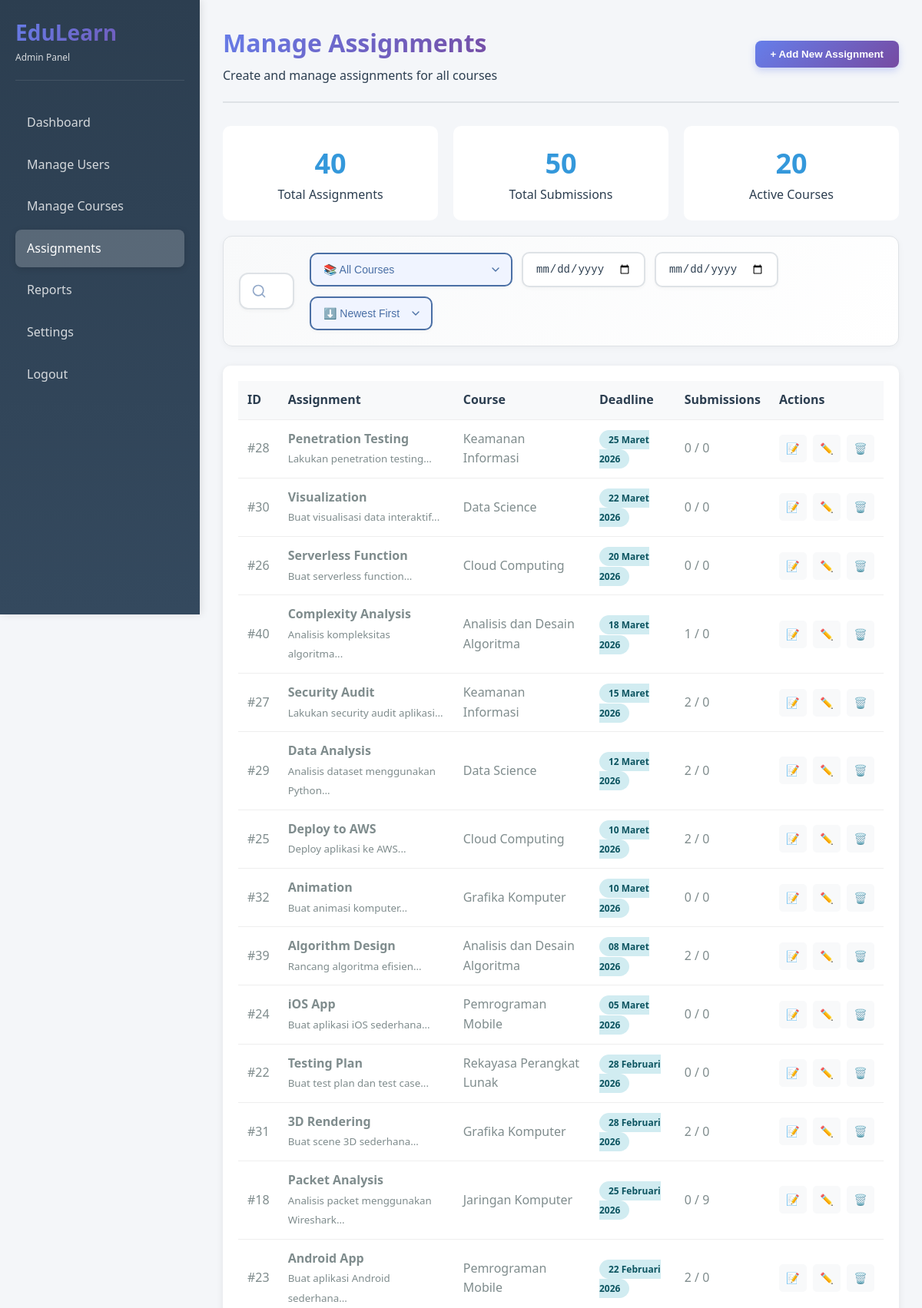
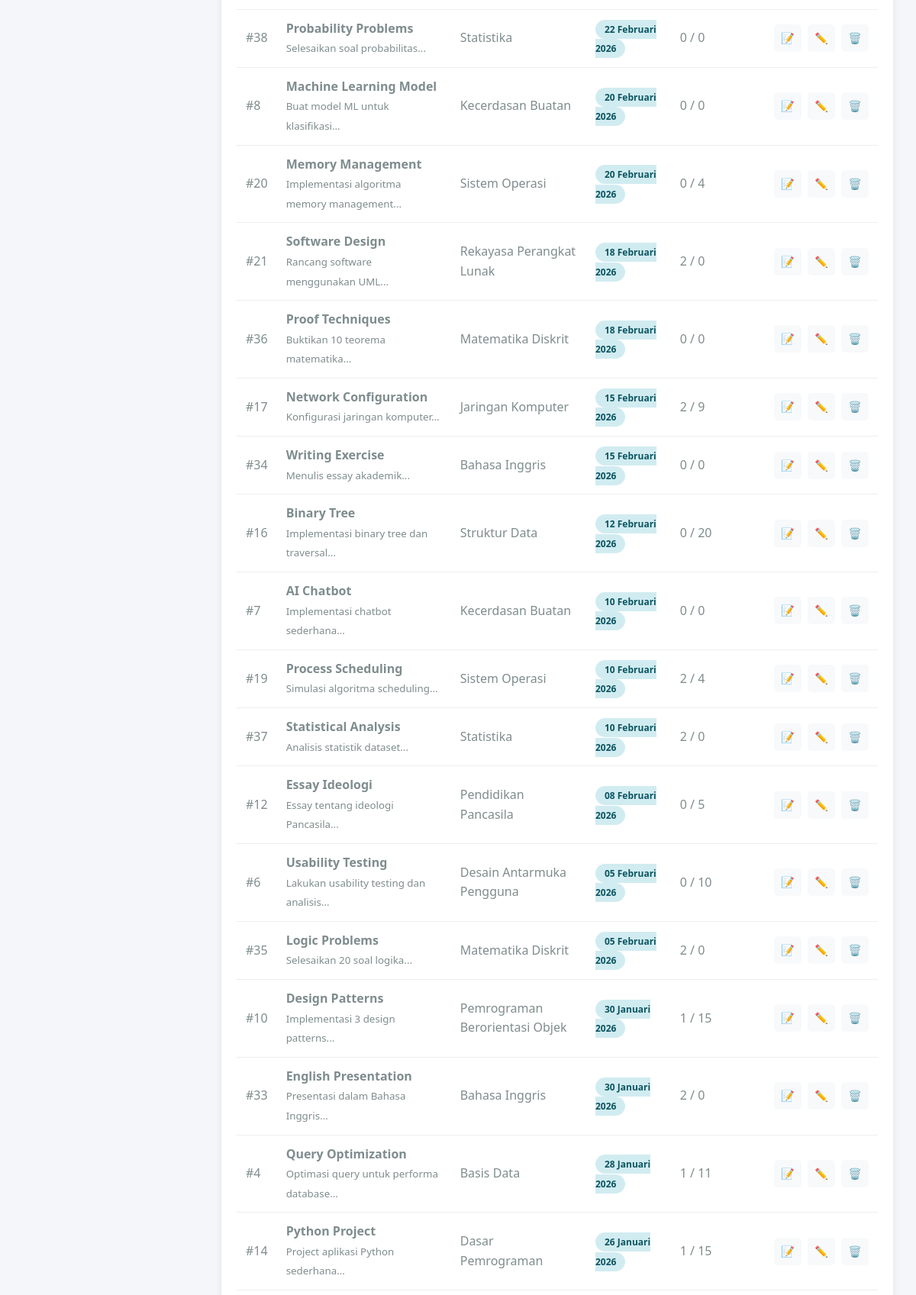
The app's page /admin/assignments.php (signed in, upper part) with its own data (2 pictures, top to bottom).
### tables this page shows
CREATE TABLE tugas (
    tugas_id INT AUTO_INCREMENT PRIMARY KEY,
    mk_id INT NOT NULL,
    judul VARCHAR(200) NOT NULL,
    deskripsi TEXT,
    deadline DATETIME NOT NULL,
    max_score INT DEFAULT 100,
    created_at TIMESTAMP DEFAULT CURRENT_TIMESTAMP,
    updated_at TIMESTAMP DEFAULT CURRENT_TIMESTAMP ON UPDATE CURRENT_TIMESTAMP,
    FOREIGN KEY (mk_id) REFERENCES mata_kuliah(mk_id) ON DELETE CASCADE,
    INDEX idx_deadline (deadline),
    INDEX idx_mk (mk_id)
);

CREATE TABLE mata_kuliah (
    mk_id INT AUTO_INCREMENT PRIMARY KEY,
    kode_mk VARCHAR(20) UNIQUE NOT NULL,
    nama_mk VARCHAR(100) NOT NULL,
    deskripsi TEXT,
    sks INT NOT NULL,
    semester INT NOT NULL,
    dosen_id INT,
    status ENUM('aktif', 'draft', 'arsip') DEFAULT 'aktif',
    created_at TIMESTAMP DEFAULT CURRENT_TIMESTAMP,
    updated_at TIMESTAMP DEFAULT CURRENT_TIMESTAMP ON UPDATE CURRENT_TIMESTAMP,
    FOREIGN KEY (dosen_id) REFERENCES dosen(dosen_id) ON DELETE SET NULL,
    INDEX idx_semester (semester),
    INDEX idx_status (status)
);

### includes/functions.php (called while the page is built, shortened)
<?php
function escape_html($string) {
    return htmlspecialchars($string, ENT_QUOTES, 'UTF-8');
}
function format_date($date, $withTime = false) {
    $timestamp = strtotime($date);
    $months = [
        1 => 'Januari', 'Februari', 'Maret', 'April', 'Mei', 'Juni',
        'Juli', 'Agustus', 'September', 'Oktober', 'November', 'Desember'
    ];
    $day = date('d', $timestamp);
    $month = $months[(int)date('n', $timestamp)];
    $year = date('Y', $timestamp);
    $formatted = "$day $month $year";
    return $formatted;
}

### admin/assignments.php (the view, shortened to what this page needs)
<?php
require_once '../includes/functions.php';
$db = getDB();
$searchQuery = isset($_GET['search']) ? sanitize_input($_GET['search']) : '';
$sortOrder = isset($_GET['sort']) && in_array($_GET['sort'], ['asc', 'desc']) ? $_GET['sort'] : 'desc';
$dateFrom = isset($_GET['date_from']) ? sanitize_input($_GET['date_from']) : '';
$dateTo = isset($_GET['date_to']) ? sanitize_input($_GET['date_to']) : '';
$sql = "SELECT
        t.*,
        mk.nama_mk,
        mk.kode_mk,
        (SELECT COUNT(*) FROM enrollments WHERE mk_id = t.mk_id) as total_students,
        (SELECT COUNT(*) FROM submissions WHERE tugas_id = t.tugas_id) as total_submissions
    FROM tugas t
    INNER JOIN mata_kuliah mk ON t.mk_id = mk.mk_id
    WHERE 1=1";
$params = [];
$sql .= " ORDER BY t.deadline " . strtoupper($sortOrder);
$stmt = $db->prepare($sql);
$stmt->execute($params);
$assignments = $stmt->fetchAll();
$coursesStmt = $db->query("SELECT mk_id, nama_mk, kode_mk FROM mata_kuliah WHERE status = 'aktif' ORDER BY nama_mk");
$courses = $coursesStmt->fetchAll();
$total_assignments = count($assignments);
$total_submissions = array_sum(array_column($assignments, 'total_submissions'));
?>
<!DOCTYPE html>
<html lang="id">
<head>
    <link rel="stylesheet" href="../assets/css/base.css">
    <link rel="stylesheet" href="../assets/css/adminindex.css">
</head>
<body>
<div class="app-container">
    <aside class="sidebar admin-sidebar">
        <div class="sidebar-header">
            <h1>EduLearn</h1>
            <p style="font-size: 12px; opacity: 0.8;">Admin Panel</p>
        </div>
        <ul class="sidebar-nav">
            <li><a href="dashboard.php">Dashboard</a></li>
            <li><a href="users.php">Manage Users</a></li>
            <li><a href="courses.php">Manage Courses</a></li>
            <li class="active"><a href="assignments.php">Assignments</a></li>
            <li><a href="reports.php">Reports</a></li>
            <li><a href="settings.php">Settings</a></li>
            <li><a href="../auth/logout.php">Logout</a></li>
        </ul>
    </aside>
    <main class="main-content">
        <div class="admin-header">
            <div class="admin-title">
                <h1>Manage Assignments</h1>
                <p>Create and manage assignments for all courses</p>
            </div>
            <div class="admin-actions">
                <button class="btn btn-primary" onclick="showAddModal()">+ Add New Assignment</button>
            </div>
        </div>
        <div class="stats-overview">
            <div class="stat-box">
                <div class="stat-number"><?= $total_assignments ?></div>
                <div>Total Assignments</div>
            </div>
            <div class="stat-box">
                <div class="stat-number"><?= $total_submissions ?></div>
                <div>Total Submissions</div>
            </div>
            <div class="stat-box">
                <div class="stat-number"><?= count($courses) ?></div>
                <div>Active Courses</div>
            </div>
        </div>
        <div class="admin-search-filter">
            <div class="search-box">
                <form method="GET">
                    <input type="text" name="search" placeholder="Search assignments by title..." value="<?= escape_html($searchQuery) ?>" class="admin-search-input">
                </form>
            </div>
            <div class="filter-options">
                <select class="admin-filter-select" onchange="this.form.submit()" form="filterForm">
                    <option value="">📚 All Courses</option>
                </select>
                <input type="date" name="date_from" value="<?= escape_html($dateFrom) ?>"
                       class="admin-date-input" placeholder="From Date"
                       onchange="document.getElementById('filterForm').submit()">
                <input type="date" name="date_to" value="<?= escape_html($dateTo) ?>"
                       class="admin-date-input" placeholder="To Date"
                       onchange="document.getElementById('filterForm').submit()">
                <select class="admin-filter-select" onchange="this.form.submit()" form="filterForm">
                    <option value="desc" <?= $sortOrder === 'desc' ? 'selected' : '' ?>>⬇️ Newest First</option>
                </select>
            </div>
        </div>
        <div class="admin-table-container">
            <table class="admin-table">
                <thead>
                    <tr>
                        <th>ID</th>
                        <th>Assignment</th>
                        <th>Course</th>
                        <th>Deadline</th>
                        <th>Submissions</th>
                        <th>Actions</th>
                    </tr>
                </thead>
                <tbody>
                    <?php foreach ($assignments as $assignment): ?>
                        <?php
                        $deadline = strtotime($assignment['deadline']);
                        $days_diff = floor(($deadline - time()) / 86400);
                        if ($days_diff < 0) {
                            $badge_class = 'deadline-past';
                            $badge_text = 'Passed';
                        } elseif ($days_diff <= 3) {
                            $badge_class = 'deadline-upcoming';
                            $badge_text = $days_diff . ' days';
                        } else {
                            $badge_class = 'deadline-future';
                            $badge_text = format_date($assignment['deadline']);
                        }
                        ?>
                    <tr>
                        <td>#<?= $assignment['tugas_id'] ?></td>
                        <td>
                            <strong><?= escape_html($assignment['judul']) ?></strong>
                            <?php if ($assignment['deskripsi']): ?>
                            <br><small><?= escape_html(substr($assignment['deskripsi'], 0, 60)) ?>...</small>
                            <?php endif; ?>
                        </td>
                        <td><?= escape_html($assignment['nama_mk']) ?></td>
                        <td><span class="deadline-badge <?= $badge_class ?>"><?= $badge_text ?></span></td>
                        <td><?= $assignment['total_submissions'] ?> / <?= $assignment['total_students'] ?></td>
                        <td>
                            <div class="action-buttons">
                                <button class="btn-icon" onclick="viewSubmissions(<?= $assignment['tugas_id'] ?>)" title="View Submissions">📝</button>
                                <button class="btn-icon" onclick='editAssignment(<?= json_encode($assignment) ?>)' title="Edit">✏️</button>
                                <button class="btn-icon" onclick="deleteAssignment(<?= $assignment['tugas_id'] ?>, '<?= escape_html($assignment['judul']) ?>')" style="color:#dc3545" title="Delete">🗑️</button>
                            </div>
                        </td>
                    </tr>
                    <?php endforeach; ?>
                </tbody>
            </table>
        </div>
    </main>
</div>
</body>
</html>

### assets/css/base.css (style rules this page uses)
:root { --primary-color: #3498db; --secondary-color: #2ecc71; --danger-color: #e74c3c; --warning-color: #f39c12; --dark-bg: #2c3e50; --body-bg: #f4f6f9; --card-bg: #ffffff; --border-color: #dee2e6; --text-primary: #2c3e50; --text-secondary: #7f8c8d; --primary-gradient: linear-gradient(135deg, #667eea 0%, #764ba2 100%); --shadow: 0 2px 10px rgba(0, 0, 0, 0.08); --shadow-hover: 0 5px 20px rgba(0, 0, 0, 0.12); --border-radius: 10px; --color-web: #3498db; --color-database: #2ecc71; --color-design: #e74c3c; --color-ai: #9b59b6; --color-pbo: #f39c12; --color-pancasila: #34495e; --color-dp: #1abc9c; }
* { margin: 0; padding: 0; box-sizing: border-box; }
body { font-family: 'Segoe UI', Tahoma, Geneva, Verdana, sans-serif; background-color: var(--body-bg); color: var(--text-primary); line-height: 1.6; }
.app-container { display: flex; min-height: 100vh; }
.sidebar { width: 260px; background: linear-gradient(180deg, #4A6FA5 0%, #6B93C5 100%); color: white; padding: 20px; position: fixed; height: 100vh; overflow-y: auto; box-shadow: 2px 0 10px rgba(0, 0, 0, 0.1); }
.sidebar-header { margin-bottom: 30px; padding-bottom: 20px; border-bottom: 1px solid rgba(255, 255, 255, 0.1); }
.sidebar-header h1 { font-size: 28px; font-weight: 700; background: linear-gradient(135deg, #667eea 0%, #764ba2 100%); -webkit-background-clip: text; -webkit-text-fill-color: transparent; background-clip: text; }
.sidebar-nav { list-style: none; }
.sidebar-nav li { margin-bottom: 5px; }
.sidebar-nav a { display: block; padding: 12px 15px; color: rgba(255, 255, 255, 0.8); text-decoration: none; border-radius: 8px; transition: all 0.3s ease; font-weight: 500; }
.sidebar-nav li.active a { background: rgba(255, 255, 255, 0.2); color: white; box-shadow: 0 2px 8px rgba(0, 0, 0, 0.15); }
.main-content { margin-left: 260px; flex: 1; padding: 30px; min-height: 100vh; }
.btn { padding: 10px 20px; border: none; border-radius: 8px; font-weight: 600; cursor: pointer; transition: all 0.3s ease; text-decoration: none; display: inline-block; }
.btn-primary { background: linear-gradient(135deg, #667eea 0%, #764ba2 100%); color: white; box-shadow: 0 4px 10px rgba(102, 126, 234, 0.3); }

### admin/assignments.php (style rules this page uses)
.admin-table-container { background: white; border-radius: 10px; padding: 20px; margin-top: 20px; }
.admin-table { width: 100%; border-collapse: collapse; }
.admin-table th, .admin-table td { padding: 12px; text-align: left; border-bottom: 1px solid #eee; }
.admin-table th { background: #f8f9fa; font-weight: 600; }
.action-buttons { display: flex; gap: 8px; }
.btn-icon { padding: 6px 10px; border: none; border-radius: 5px; cursor: pointer; background: #f8f9fa; font-size: 14px; }
.stats-overview { display: grid; grid-template-columns: repeat(3, 1fr); gap: 20px; margin: 20px 0; }
.stat-box { background: white; padding: 20px; border-radius: 10px; text-align: center; }
.stat-number { font-size: 36px; font-weight: bold; color: #3498db; }
.deadline-badge { padding: 4px 12px; border-radius: 15px; font-size: 12px; font-weight: 600; }
.deadline-future { background: #d1ecf1; color: #0c5460; }

### records on screen
tugas: tugas_id "28", judul "Penetration Testing", deskripsi "Lakukan penetration testing", mk.nama_mk "Keamanan Informasi", deadline "25 Maret 2026", total_submissions "0", total_students "0"
tugas: tugas_id "30", judul "Visualization", deskripsi "Buat visualisasi data interaktif", mk.nama_mk "Data Science", deadline "22 Maret 2026", total_submissions "0", total_students "0"
tugas: tugas_id "26", judul "Serverless Function", deskripsi "Buat serverless function", mk.nama_mk "Cloud Computing", deadline "20 Maret 2026", total_submissions "0", total_students "0"
tugas: tugas_id "40", judul "Complexity Analysis", deskripsi "Analisis kompleksitas algoritma", mk.nama_mk "Analisis dan Desain Algoritma", deadline "18 Maret 2026", total_submissions "1", total_students "0"
tugas: tugas_id "27", judul "Security Audit", deskripsi "Lakukan security audit aplikasi", mk.nama_mk "Keamanan Informasi", deadline "15 Maret 2026", total_submissions "2", total_students "0"
tugas: tugas_id "29", judul "Data Analysis", deskripsi "Analisis dataset menggunakan Python", mk.nama_mk "Data Science", deadline "12 Maret 2026", total_submissions "2", total_students "0"
tugas: tugas_id "25", judul "Deploy to AWS", deskripsi "Deploy aplikasi ke AWS", mk.nama_mk "Cloud Computing", deadline "10 Maret 2026", total_submissions "2", total_students "0"
tugas: tugas_id "32", judul "Animation", deskripsi "Buat animasi komputer", mk.nama_mk "Grafika Komputer", deadline "10 Maret 2026", total_submissions "0", total_students "0"
tugas: tugas_id "39", judul "Algorithm Design", deskripsi "Rancang algoritma efisien", mk.nama_mk "Analisis dan Desain Algoritma", deadline "08 Maret 2026", total_submissions "2", total_students "0"
tugas: tugas_id "24", judul "iOS App", deskripsi "Buat aplikasi iOS sederhana", mk.nama_mk "Pemrograman Mobile", deadline "05 Maret 2026", total_submissions "0", total_students "0"
tugas: tugas_id "22", judul "Testing Plan", deskripsi "Buat test plan dan test case", mk.nama_mk "Rekayasa Perangkat Lunak", deadline "28 Februari 2026", total_submissions "0", total_students "0"
tugas: tugas_id "31", judul "3D Rendering", deskripsi "Buat scene 3D sederhana", mk.nama_mk "Grafika Komputer", deadline "28 Februari 2026", total_submissions "2", total_students "0"
tugas: tugas_id "18", judul "Packet Analysis", deskripsi "Analisis packet menggunakan Wireshark", mk.nama_mk "Jaringan Komputer", deadline "25 Februari 2026", total_submissions "0", total_students "9"
tugas: tugas_id "23", judul "Android App", deskripsi "Buat aplikasi Android sederhana", mk.nama_mk "Pemrograman Mobile", deadline "22 Februari 2026", total_submissions "2", total_students "0"
tugas: tugas_id "38", judul "Probability Problems", deskripsi "Selesaikan soal probabilitas", mk.nama_mk "Statistika", deadline "22 Februari 2026", total_submissions "0", total_students "0"
tugas: tugas_id "8", judul "Machine Learning Model", deskripsi "Buat model ML untuk klasifikasi", mk.nama_mk "Kecerdasan Buatan", deadline "20 Februari 2026", total_submissions "0", total_students "0"
tugas: tugas_id "20", judul "Memory Management", deskripsi "Implementasi algoritma memory management", mk.nama_mk "Sistem Operasi", deadline "20 Februari 2026", total_submissions "0", total_students "4"
tugas: tugas_id "21", judul "Software Design", deskripsi "Rancang software menggunakan UML", mk.nama_mk "Rekayasa Perangkat Lunak", deadline "18 Februari 2026", total_submissions "2", total_students "0"
tugas: tugas_id "36", judul "Proof Techniques", deskripsi "Buktikan 10 teorema matematika", mk.nama_mk "Matematika Diskrit", deadline "18 Februari 2026", total_submissions "0", total_students "0"
tugas: tugas_id "17", judul "Network Configuration", deskripsi "Konfigurasi jaringan komputer", mk.nama_mk "Jaringan Komputer", deadline "15 Februari 2026", total_submissions "2", total_students "9"
tugas: tugas_id "34", judul "Writing Exercise", deskripsi "Menulis essay akademik", mk.nama_mk "Bahasa Inggris", deadline "15 Februari 2026", total_submissions "0", total_students "0"
tugas: tugas_id "16", judul "Binary Tree", deskripsi "Implementasi binary tree dan traversal", mk.nama_mk "Struktur Data", deadline "12 Februari 2026", total_submissions "0", total_students "20"
tugas: tugas_id "7", judul "AI Chatbot", deskripsi "Implementasi chatbot sederhana", mk.nama_mk "Kecerdasan Buatan", deadline "10 Februari 2026", total_submissions "0", total_students "0"
tugas: tugas_id "19", judul "Process Scheduling", deskripsi "Simulasi algoritma scheduling", mk.nama_mk "Sistem Operasi", deadline "10 Februari 2026", total_submissions "2", total_students "4"
tugas: tugas_id "37", judul "Statistical Analysis", deskripsi "Analisis statistik dataset", mk.nama_mk "Statistika", deadline "10 Februari 2026", total_submissions "2", total_students "0"
tugas: tugas_id "12", judul "Essay Ideologi", deskripsi "Essay tentang ideologi Pancasila", mk.nama_mk "Pendidikan Pancasila", deadline "08 Februari 2026", total_submissions "0", total_students "5"
tugas: tugas_id "6", judul "Usability Testing", deskripsi "Lakukan usability testing dan analisis", mk.nama_mk "Desain Antarmuka Pengguna", deadline "05 Februari 2026", total_submissions "0", total_students "10"
tugas: tugas_id "35", judul "Logic Problems", deskripsi "Selesaikan 20 soal logika", mk.nama_mk "Matematika Diskrit", deadline "05 Februari 2026", total_submissions "2", total_students "0"
tugas: tugas_id "10", judul "Design Patterns", deskripsi "Implementasi 3 design patterns", mk.nama_mk "Pemrograman Berorientasi Objek", deadline "30 Januari 2026", total_submissions "1", total_students "15"
tugas: tugas_id "33", judul "English Presentation", deskripsi "Presentasi dalam Bahasa Inggris", mk.nama_mk "Bahasa Inggris", deadline "30 Januari 2026", total_submissions "2", total_students "0"
tugas: tugas_id "4", judul "Query Optimization", deskripsi "Optimasi query untuk performa database", mk.nama_mk "Basis Data", deadline "28 Januari 2026", total_submissions "1", total_students "11"
tugas: tugas_id "14", judul "Python Project", deskripsi "Project aplikasi Python sederhana", mk.nama_mk "Dasar Pemrograman", deadline "26 Januari 2026", total_submissions "1", total_students "15"

### other values on screen
$total_assignments "40"
$total_submissions "50"
count($courses) "20"
